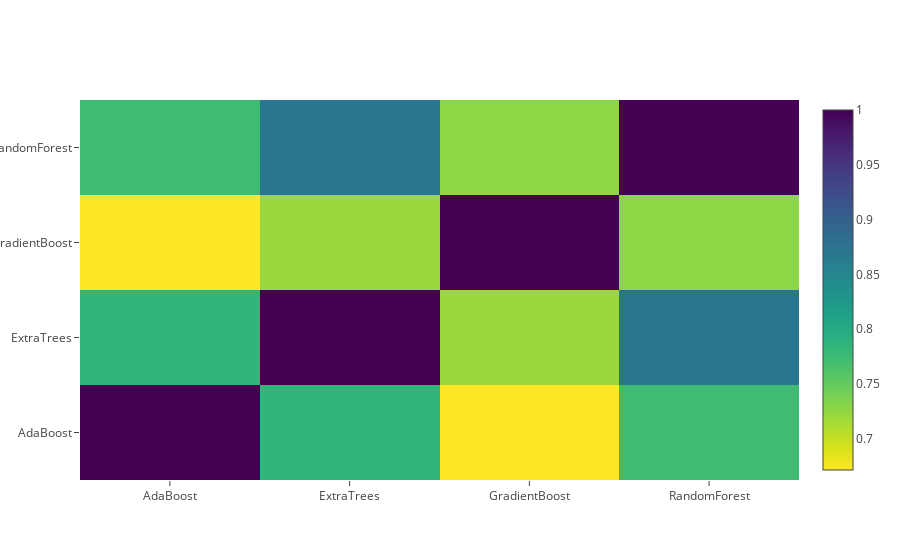

The cell this chart's notebook holds for it:
### Markdown cell above
**Correlation Heatmap of the Second Level Training set**

### Code cell
data = [
    go.Heatmap(
        z= base_predictions_train.astype(float).corr().values ,
        x=base_predictions_train.columns.values,
        y= base_predictions_train.columns.values,
          colorscale='Viridis',
            showscale=True,
            reversescale = True
    )
]
py.iplot(data, filename='labelled-heatmap')

### Figure 1 — Plotly figure (JSON) as saved in the notebook; plotly's stock layout.template omitted (floating-point values rounded to 4 significant figures)
{"data": [{"colorscale": "Viridis", "reversescale": true, "showscale": true, "type": "heatmap", "x": ["AdaBoost", "ExtraTrees", "GradientBoost", "RandomForest"], "y": ["AdaBoost", "ExtraTrees", "GradientBoost", "RandomForest"], "z": [[1, 0.7849, 0.6715, 0.7735], [0.7849, 1, 0.721, 0.8708], [0.6715, 0.721, 1, 0.7273], [0.7735, 0.8708, 0.7273, 1]]}], "layout": {}}
